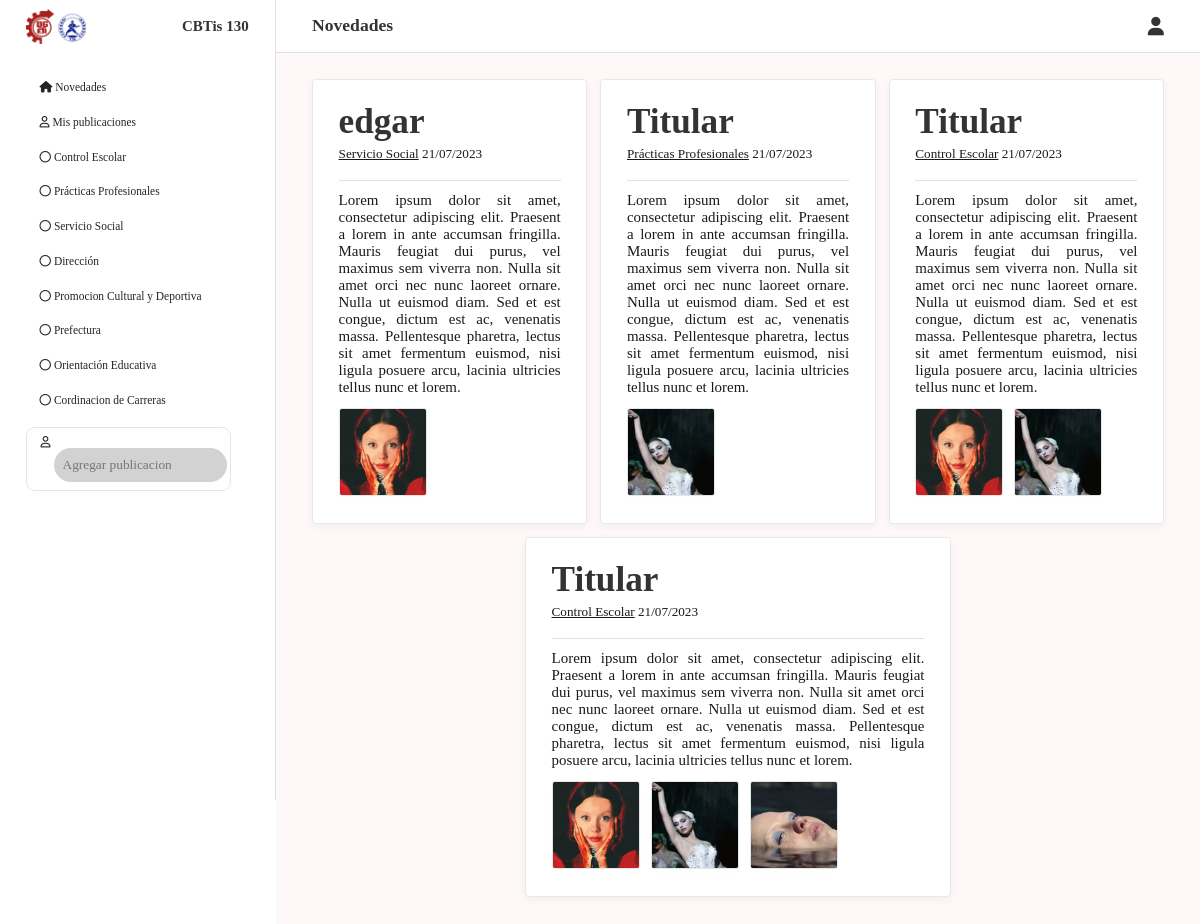
The page /index.php (signed in) on the database its author committed.
### tables this page shows
CREATE TABLE `publicaciones` (
  `id` int(11) NOT NULL,
  `titular` varchar(100) NOT NULL,
  `fecha` varchar(11) NOT NULL,
  `descripcion` text NOT NULL,
  `cuerpo` text NOT NULL,
  `imagen1` varchar(50) NOT NULL,
  `imagen2` varchar(50) DEFAULT NULL,
  `imagen3` varchar(50) DEFAULT NULL,
  `id_usuario` int(11) NOT NULL,
  `id_departamento` int(11) NOT NULL
);

CREATE TABLE `departamentos` (
  `id` int(11) NOT NULL,
  `departamento` varchar(50) NOT NULL
);

### Models/PublicacionModel.php (called while the page is built, shortened)
<?php
class PublicacionModel
{
    private $pdo;
    public function __construct($pdo)
    {
        $this->pdo = $pdo;
    }
    public function getPublicaciones()
    {
        $query = "SELECT p.*, d.departamento
        FROM publicaciones AS p
        JOIN departamentos AS d ON p.id_departamento = d.id
        ORDER BY p.id DESC;";
        $resultado = $this->pdo->prepare($query);
        $resultado->execute();
        return $resultado->fetchAll(PDO::FETCH_ASSOC);;
    }
}

### Views/Admin/index.php (the view, shortened to what this page needs)
<!DOCTYPE html>
<html lang="en">
<?php
include("Views/Layouts/head.php");
?>
<body>
<div class="header">
    <?php if(isset($_GET['p']) and isset($_GET['id'])){ ?>
    <div class="titulo">
        <h1><?php echo $departamento[0] ?></h1>
    </div>
    <?php } else {?>
       <div class="titulo">
        <h1>Novedades</h1>
        </div>
    <?php } ?>
    <div class="iconos">
        <div class="dropdownUser">
            <div class="icon">
                <a class="fas fa-user dropbtn"></a>
            </div>
        </div>
    </div>
</div>
<div class="nav" id="lateral">
    <div class="heading">
        <img src="Public/imagenes/image 1.png" alt="">
        <h3>CBTis 130</h3>
    </div>
    <div class="departamentos">
        <a href="index.php"><li><i class="fas fa-home"></i></i> Novedades</li></a>
        <a href="index.php?p=propias"><li><i class="far fa-user"></i></i> Mis publicaciones</li></a>
        <a href="index.php?p=departamentos&id=1"><li><i class="far fa-circle"></i></i> Control Escolar</li></a>
        <a href="index.php?p=departamentos&id=2"><li><i class="far fa-circle"></i></i> Prácticas Profesionales</li></a>
        <a href="index.php?p=departamentos&id=3"><li><i class="far fa-circle"></i></i> Servicio Social</li></a>
        <a href="index.php?p=departamentos&id=4"><li><i class="far fa-circle"></i></i> Dirección</li></a>
        <a href="index.php?p=departamentos&id=5"><li><i class="far fa-circle"></i></i> Promocion Cultural y Deportiva</li></a>
        <a href="index.php?p=departamentos&id=6"><li><i class="far fa-circle"></i></i> Prefectura</li></a>
        <a href="index.php?p=departamentos&id=7"><li><i class="far fa-circle"></i></i> Orientación Educativa</li></a>
        <a href="index.php?p=departamentos&id=8"><li><i class="far fa-circle"></i></i> Cordinacion de Carreras</li></a>
        <li class="agregar" id="modal_btn_form" onclick="agregar()"><i class="far fa-user"><input type="text" placeholder="Agregar publicacion"></i></li>
    </div>
</div>
<div class="cont">
<?php endif;
foreach($resultado as $row)
  {
    $id = $row['id'];
    $titular = $row['titular'];
    $fecha = $row['fecha'];
    $descripcion = $row['descripcion'];
    $imagen1 = $row['imagen1'];
    $imagen2 = $row['imagen2'];
    $imagen3 = $row['imagen3'];
    $id_departamento = $row['id_departamento'];
    $departamento = $row['departamento'];
  ?>
    <div class="publicacion">
        <div class="heading">
            <div class="titulos">
                <div>
                    <h1><?php echo $titular?></h1>
                    <p> <a href="index.php?p=departamentos&id=<?php echo $id_departamento?>" style="color: #1a1a1a"><span id="underline"><?php echo $departamento?></span> </a> <span><?php echo $fecha?></span></p>
                </div>
            </div>
        </div>
        <div class="descripcion">
            <p id="modal_btn_vis" class="openBtn" onclick="visualizar(<?php echo $id ?>)" data-id="<?php echo $id ?>"><?php echo $descripcion?> </p>
        </div>
        <?php if(empty($imagen3) and $imagen2==true){ ?>
        <div class="imagenes">
            <a id="openModal">
                <img src="<?php echo $imagen1?>" onclick="cargarImagenEnModal('<?php echo $imagen1?>')">
            </a>
            <img src="<?php echo $imagen2?>" onclick="cargarImagenEnModal('<?php echo $imagen2?>')">
        </div>
        <?php } elseif(empty($imagen2) and empty($imagen3)){ ?>
        <div class="imagenes">
            <a id="openModal">
                <img src="<?php echo $imagen1?>" onclick="cargarImagenEnModal('<?php echo $imagen1?>')">
            </a>
        </div>
        <?php } else{ ?>
        <div class="imagenes">
            <a id="openModal">
                <img src="<?php echo $imagen1?>" onclick="cargarImagenEnModal('<?php echo $imagen1?>')">
            </a>
            <img src="<?php echo $imagen2?>" onclick="cargarImagenEnModal('<?php echo $imagen2?>')">
            <img src="<?php echo $imagen3?>" onclick="cargarImagenEnModal('<?php echo $imagen3?>')">
        </div>
        <?php } ?>
    </div>
<?php }
?>
</div>
</body>
</html>

### Public/css/main.css (style rules this page uses)
:root { --rojo:#A7201F; --border: .1rem solid rgba(0,0,0,.12); --porciento: 23%; --prueba: 1px solid red }
* { margin:0; padding:0; box-sizing: border-box; font-family: Calibri; outline: none; border:none; text-decoration: none; transition: .2s linear; }
html { font-size: 71%; scroll-behavior: smooth; scroll-padding-top: 6rem; overflow-x: hidden; }
.nav { display: block; padding: 0rem 3rem; position: sticky; height: 100vh; width: 23%; top:0; left:0; right:0; background:rgb(255, 255, 255); z-index: 1; border-right: var(--border); }
.nav .heading { height: 6rem; display: flex; align-items: center; justify-content: space-between; }
.nav .heading h3 { font-weight: bold; font-size: 1.7rem; color:#333; }
.nav .heading img { height: 4rem; }
.nav .departamentos { padding-right: 2rem; margin-top: 2rem; }
.nav .departamentos li { font-size: 1.3rem; color:#242424; padding:1rem 0; line-height: 1.5; list-style: none; font-weight: lighter; cursor: pointer; padding-left: 1.5rem; border-radius: 1rem; }
.header { position: sticky; height: 6rem; width: 77%; float: right; top:0; right:0; background:rgb(255, 255, 255, 0.9); padding:2rem 3%; display: flex; align-items: center; justify-content: space-between; z-index: 1; border-bottom: var(--border); }
.header .iconos a { font-size: 2.1rem; color:#333; cursor: pointer; -webkit-transition: opacity 250ms ease-in; -moz-transition: opacity 250ms ease-in; transition: opacity 250ms ease-in; }
.header .titulo { font-size: 1rem; color:#333; }
.cont { justify-content: center; align-items: center; margin-top: calc(-100vh + 6rem); margin-left: 23%; width: 77%; background: #FFF8F8; display: flex; flex-wrap: wrap; gap:1.5rem; padding:3rem 3%; min-height: calc(100vh - 6rem); }
.cont .publicacion { flex:1 1 30rem; border-radius: .5rem; box-shadow: 0 .3rem 1rem rgba(0,0,0,.05); border:.1rem solid rgba(0,0,0,.09); position: relative; background-color: white; padding:3%; padding-top: 2rem; max-width: 50%; min-height: 40rem; text-align: left; }
.cont .publicacion .heading { flex:1 1 30rem; display: flex; padding-bottom: 2rem; border-bottom:var(--border); position: relative; background-color: white; }
.cont .publicacion .heading .titulos { display: flex; justify-content: space-between; width: 100%; }
.cont .publicacion .heading .titulos h1 { font-size: 4rem; color:#333; line-height: 5.5rem; }
.cont .publicacion .heading .titulos p { font-size: 1.5rem; color:#1a1a1a; }
#underline { cursor: pointer; text-decoration: underline; color:#1a1a1a; }
.cont .publicacion .descripcion { text-align: justify; margin-top: 1.3rem; margin-bottom: 1.3rem; }
.cont .publicacion .descripcion p { cursor: pointer; font-size: 1.7rem; color:#1a1a1a; }
.cont .publicacion .imagenes img { cursor: pointer; height: 10rem; width: 10rem; margin-right: 1rem; border-radius: 0.3rem; box-shadow: 0 .3rem 1.3rem rgba(0,0,0,.01); border:.1rem solid rgba(0,0,0,.1); }
p { word-wrap: break-word; }
.dropdownUser { position: relative; display: inline-block; }
@media (max-width:1200px) { html { font-size: 55%; } }
@media (max-width:1200px) { .nav { display: block; } }

### Public/css/style_modales.css (style rules this page uses)
:root { --rojo:#A7201F; --border: .1rem solid rgba(0,0,0,.12); --porciento: 22%; --prueba: 1px solid red }
.agregar input { width: auto; background-color: #d3d2d2; border-radius: 2rem; padding: 1rem 0rem 1rem 1rem; margin-left: 1.5rem; cursor: pointer; }
.agregar { margin-top: 1rem; border:.1rem solid rgba(0,0,0,.1); }

### rows shown on the page
publicaciones: titular "edgar", id_departamento.departamento "Servicio Social", fecha "21/07/2023", descripcion "Lorem ipsum dolor sit amet, consectetur adipiscing elit. Praesent a lorem in ante accumsan fringilla. Mauris feugiat dui purus, vel maximus sem viverra non. Nulla sit amet orci nec nunc laoreet ornare. Nulla ut euismod diam. Sed et est congue, dictum est ac, venenatis massa. Pellentesque pharetra, lectus sit amet fermentum euismod, nisi ligula posuere arcu, lacinia ultricies tellus nunc et lorem.", imagen1 (picture)
publicaciones: titular "Titular", id_departamento.departamento "Prácticas Profesionales", fecha "21/07/2023", descripcion "Lorem ipsum dolor sit amet, consectetur adipiscing elit. Praesent a lorem in ante accumsan fringilla. Mauris feugiat dui purus, vel maximus sem viverra non. Nulla sit amet orci nec nunc laoreet ornare. Nulla ut euismod diam. Sed et est congue, dictum est ac, venenatis massa. Pellentesque pharetra, lectus sit amet fermentum euismod, nisi ligula posuere arcu, lacinia ultricies tellus nunc et lorem.", imagen1 (picture)
publicaciones: titular "Titular", id_departamento.departamento "Control Escolar", fecha "21/07/2023", descripcion "Lorem ipsum dolor sit amet, consectetur adipiscing elit. Praesent a lorem in ante accumsan fringilla. Mauris feugiat dui purus, vel maximus sem viverra non. Nulla sit amet orci nec nunc laoreet ornare. Nulla ut euismod diam. Sed et est congue, dictum est ac, venenatis massa. Pellentesque pharetra, lectus sit amet fermentum euismod, nisi ligula posuere arcu, lacinia ultricies tellus nunc et lorem.", imagen1 (picture), imagen2 (picture)
publicaciones: titular "Titular", id_departamento.departamento "Control Escolar", fecha "21/07/2023", descripcion "Lorem ipsum dolor sit amet, consectetur adipiscing elit. Praesent a lorem in ante accumsan fringilla. Mauris feugiat dui purus, vel maximus sem viverra non. Nulla sit amet orci nec nunc laoreet ornare. Nulla ut euismod diam. Sed et est congue, dictum est ac, venenatis massa. Pellentesque pharetra, lectus sit amet fermentum euismod, nisi ligula posuere arcu, lacinia ultricies tellus nunc et lorem.", imagen1 (picture), imagen2 (picture), imagen3 (picture)
